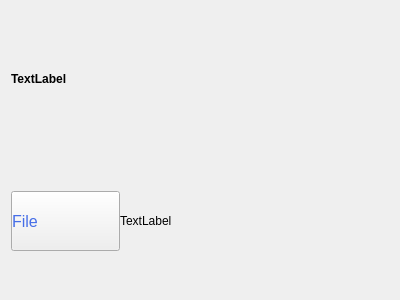
<?xml version="1.0" encoding="UTF-8"?>
<ui version="4.0">
 <class>File</class>
 <widget class="QWidget" name="File">
  <property name="geometry">
   <rect>
    <x>0</x>
    <y>0</y>
    <width>400</width>
    <height>300</height>
   </rect>
  </property>
  <property name="windowTitle">
   <string>File</string>
  </property>
  <layout class="QVBoxLayout" name="verticalLayout">
   <item>
    <layout class="QHBoxLayout" name="horizontalLayout">
     <property name="sizeConstraint">
      <enum>QLayout::SetDefaultConstraint</enum>
     </property>
     <item>
      <widget class="QLabel" name="Author_label">
       <property name="sizePolicy">
        <sizepolicy hsizetype="Preferred" vsizetype="Minimum">
         <horstretch>0</horstretch>
         <verstretch>0</verstretch>
        </sizepolicy>
       </property>
       <property name="font">
        <font>
         <family>Arial</family>
         <weight>75</weight>
         <bold>true</bold>
        </font>
       </property>
       <property name="text">
        <string>TextLabel</string>
       </property>
       <property name="wordWrap">
        <bool>true</bool>
       </property>
      </widget>
     </item>
     <item>
      <widget class="QLabel" name="Time_label">
       <property name="sizePolicy">
        <sizepolicy hsizetype="Expanding" vsizetype="Minimum">
         <horstretch>0</horstretch>
         <verstretch>0</verstretch>
        </sizepolicy>
       </property>
       <property name="minimumSize">
        <size>
         <width>100</width>
         <height>0</height>
        </size>
       </property>
       <property name="palette">
        <palette>
         <active>
          <colorrole role="WindowText">
           <brush brushstyle="SolidPattern">
            <color alpha="255">
             <red>90</red>
             <green>90</green>
             <blue>90</blue>
            </color>
           </brush>
          </colorrole>
         </active>
         <inactive>
          <colorrole role="WindowText">
           <brush brushstyle="SolidPattern">
            <color alpha="255">
             <red>90</red>
             <green>90</green>
             <blue>90</blue>
            </color>
           </brush>
          </colorrole>
         </inactive>
         <disabled>
          <colorrole role="WindowText">
           <brush brushstyle="SolidPattern">
            <color alpha="255">
             <red>120</red>
             <green>120</green>
             <blue>120</blue>
            </color>
           </brush>
          </colorrole>
         </disabled>
        </palette>
       </property>
       <property name="font">
        <font>
         <family>Arial</family>
        </font>
       </property>
       <property name="text">
        <string/>
       </property>
       <property name="scaledContents">
        <bool>true</bool>
       </property>
       <property name="alignment">
        <set>Qt::AlignLeading|Qt::AlignLeft|Qt::AlignVCenter</set>
       </property>
       <property name="wordWrap">
        <bool>true</bool>
       </property>
      </widget>
     </item>
    </layout>
   </item>
   <item>
    <layout class="QHBoxLayout" name="horizontalLayout_2" stretch="4,0,8">
     <property name="spacing">
      <number>0</number>
     </property>
     <item>
      <widget class="QPushButton" name="File_Button">
       <property name="sizePolicy">
        <sizepolicy hsizetype="Minimum" vsizetype="Fixed">
         <horstretch>0</horstretch>
         <verstretch>0</verstretch>
        </sizepolicy>
       </property>
       <property name="minimumSize">
        <size>
         <width>80</width>
         <height>60</height>
        </size>
       </property>
       <property name="palette">
        <palette>
         <active>
          <colorrole role="WindowText">
           <brush brushstyle="SolidPattern">
            <color alpha="255">
             <red>70</red>
             <green>110</green>
             <blue>231</blue>
            </color>
           </brush>
          </colorrole>
          <colorrole role="ButtonText">
           <brush brushstyle="SolidPattern">
            <color alpha="255">
             <red>70</red>
             <green>110</green>
             <blue>231</blue>
            </color>
           </brush>
          </colorrole>
         </active>
         <inactive>
          <colorrole role="WindowText">
           <brush brushstyle="SolidPattern">
            <color alpha="255">
             <red>70</red>
             <green>110</green>
             <blue>231</blue>
            </color>
           </brush>
          </colorrole>
          <colorrole role="ButtonText">
           <brush brushstyle="SolidPattern">
            <color alpha="255">
             <red>70</red>
             <green>110</green>
             <blue>231</blue>
            </color>
           </brush>
          </colorrole>
         </inactive>
         <disabled>
          <colorrole role="WindowText">
           <brush brushstyle="SolidPattern">
            <color alpha="255">
             <red>120</red>
             <green>120</green>
             <blue>120</blue>
            </color>
           </brush>
          </colorrole>
          <colorrole role="ButtonText">
           <brush brushstyle="SolidPattern">
            <color alpha="255">
             <red>120</red>
             <green>120</green>
             <blue>120</blue>
            </color>
           </brush>
          </colorrole>
         </disabled>
        </palette>
       </property>
       <property name="font">
        <font>
         <family>Arial</family>
         <pointsize>12</pointsize>
        </font>
       </property>
       <property name="styleSheet">
        <string notr="true">text-align : left;</string>
       </property>
       <property name="text">
        <string>File</string>
       </property>
       <property name="flat">
        <bool>false</bool>
       </property>
      </widget>
     </item>
     <item>
      <widget class="QLabel" name="Image_label">
       <property name="text">
        <string>TextLabel</string>
       </property>
      </widget>
     </item>
     <item>
      <spacer name="horizontalSpacer">
       <property name="orientation">
        <enum>Qt::Horizontal</enum>
       </property>
       <property name="sizeHint" stdset="0">
        <size>
         <width>40</width>
         <height>20</height>
        </size>
       </property>
      </spacer>
     </item>
    </layout>
   </item>
  </layout>
 </widget>
 <resources/>
 <connections/>
</ui>
